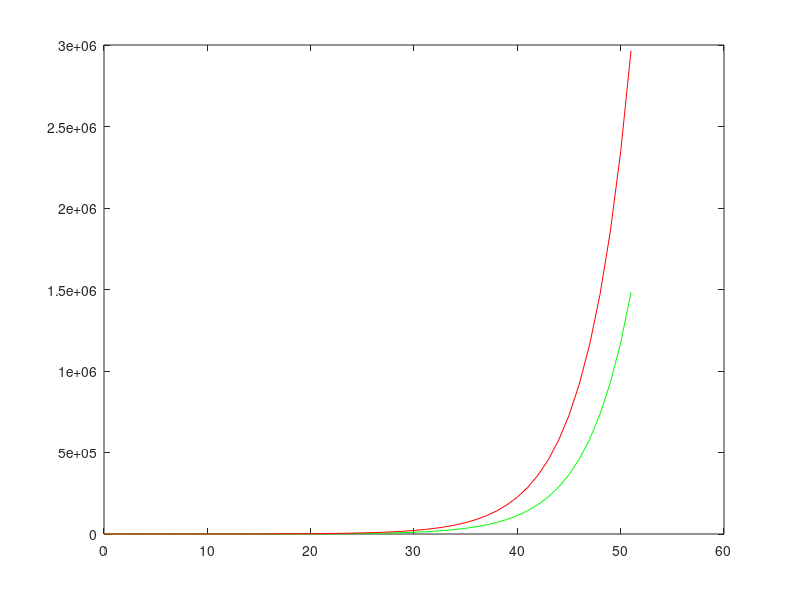

MATLAB code to generate this figure:
% x265 src: lambda2 = 0.038 * exp(0.234 * QP)

qp = 0:51;

lambda2_src = 0.038 .* exp(0.234 .* qp);
lambda2_src = round(lambda2_src * 256);

% lambda2_t3 = 0.038 .* exp(0.225 .* qp);
% lambda2_t3 = round(lambda2_t3 * 256);

lambda2_tn = 0.076 .* exp(0.234 .* qp);
lambda2_tn = round(lambda2_tn * 256);

fprintf('{\n')
for i=1:52
    fprintf('%10d', lambda2_tn(i));
    if(i~=52)
        fprintf(',');
    end
    if(mod(i,5)==0 || i==52)
        fprintf('\n');
    end
end
fprintf('}\n');

plot(qp,lambda2_src,'g',qp,lambda2_tn,'r')